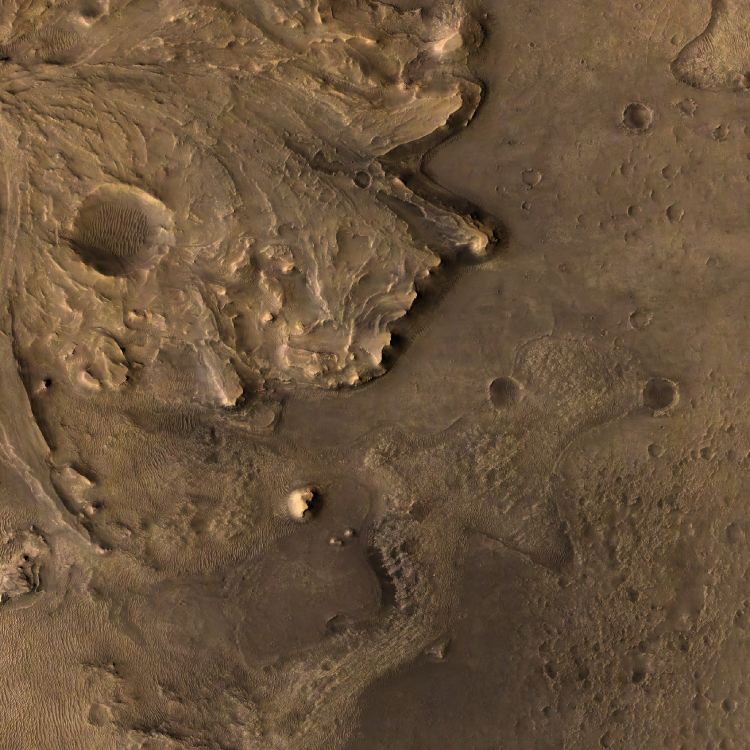
#> input picture dist/assets/color.jpg, 1500 x 1500 px (shown at 1/2 size)
$ python -i run_terrain_model.py   (imports and definitions only)
#> lines starting #> are read from the running program, lines starting #| are printed output that depends on the picture
#> further down, picture is the input picture: PIL image 1500x1500 RGB; mean R, G, B 106.4, 83.4, 59.6
"""Run the trained terrain model (SegFormer-B0 fine-tuned on AI4Mars) over every real panorama.
Writes dist/assets/terrain-ai/pano-N.png (RGBA overlay at 1/4 scale) and dist/assets/terrain-ai/summary.json.
Usage: python3 scripts/run_terrain_model.py [--only 1,5] [--preview DIR]"""
import json,sys,os,argparse,numpy as np
import onnxruntime as ort
from PIL import Image
ROOT=os.path.join(os.path.dirname(__file__),'..','dist','assets')
CLASSES=['soil','bedrock','sand','big_rock'];SIZE=384;SCALE=4
MEAN=np.array([0.485,0.456,0.406],np.float32);STD=np.array([0.229,0.224,0.225],np.float32)
COLORS={'soil':(217,164,65),'bedrock':(110,168,255),'sand':(255,226,122),'big_rock':(255,90,71)}
# [1 line that did not run here, left out]
def softmax(l):e=np.exp(l-l.max(0,keepdims=True));return e/e.sum(0,keepdims=True)
def classify(im):
    W,H=im.size;tile=min(H,W);step=max(1,tile//2);w4,h4=W//SCALE,H//SCALE
#> after `W, H = im.size`: W = 1500; H = 1500
#> after `tile = min(H, W)`: tile = 1500
#> after `step = max(1, tile // 2)`: step = 750
#> after `w4, h4 = (W // SCALE, H // SCALE)`: w4 = 375; h4 = 375
    acc=np.zeros((4,h4,w4),np.float32);cnt=np.zeros((h4,w4),np.float32)
    xs=list(range(0,max(1,W-tile+1),step));
#> xs = [0]
    if xs[-1]+tile<W:xs.append(W-tile)
    for x0 in xs:
        t=im.crop((x0,0,x0+tile,tile)).resize((SIZE,SIZE),Image.BILINEAR)
        x=((np.asarray(t,np.float32)/255-MEAN)/STD).transpose(2,0,1)[None]
        lg=sess.run(None,{'image':x})[0][0]                       # 4x96x96
        p=softmax(lg);tw=tile//SCALE
        big=np.stack([np.asarray(Image.fromarray(c).resize((tw,tw),Image.BILINEAR)) for c in p])
        # weight tile centre more than edges to hide seams
        g=np.hanning(tw+2)[1:-1];wgt=np.outer(g,g).astype(np.float32)+1e-3
        xa=x0//SCALE;acc[:,:tw,xa:xa+tw]+=big*wgt;cnt[:tw,xa:xa+tw]+=wgt
#> this loop made 1 pass
#> pass 1, in classify, `t=im.crop((x0,0,x0+tile,tile)).resize((SIZE,SIZE),Image.BILINEAR)`:
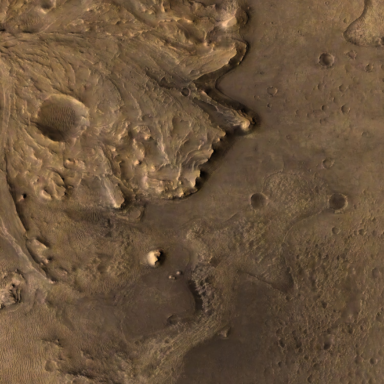
#> t: PIL image 384x384 RGB; mean R, G, B 106.4, 83.4, 59.7
#> after the loop: cnt: shape (375, 375) float32; every value is 0
    return (acc/np.maximum(cnt,1e-6)).argmax(0).astype(np.uint8),acc/np.maximum(cnt,1e-6)
from scipy import ndimage as ndi
def ground_mask(im,w4,h4):
    """True where the pixel is ground the model can judge. The model was trained on ground only (AI4Mars ignores sky, far terrain and the rover),
    so we drop: black no-data from the mosaic, sky above the horizon, and the rover hardware (white/grey/black, i.e. unsaturated pixels)."""
    a=np.asarray(im.resize((w4,h4),Image.BILINEAR),np.float32);mx=a.max(2);mn=a.min(2);sat=(mx-mn)/np.maximum(mx,1)
    black=mx<14
    rover=(sat<0.20)&~black
    rover=ndi.binary_opening(rover,iterations=1);rover=ndi.binary_closing(rover,iterations=4);rover_core=rover;rover=ndi.binary_dilation(rover,iterations=7)|ndi.binary_dilation(black,iterations=2)   # hardware plus a margin: the model labels the rover as rock
    g=ndi.gaussian_filter(a.mean(2),1.2);dy=np.abs(np.diff(g,axis=0,prepend=g[:1]))
    edge=dy>3.0;first=np.where(edge.any(0),edge.argmax(0),0)
    first=ndi.median_filter(first,size=41,mode='nearest')            # one horizon height per column, smoothed
    sky=np.arange(h4)[:,None]<first[None,:]+2
    ok=~(rover|sky);ok=ndi.binary_opening(ok,iterations=2)
    near=ndi.binary_dilation(rover_core,iterations=22)
    return ok,near
def main():
    ap=argparse.ArgumentParser();ap.add_argument('--only');ap.add_argument('--preview');a=ap.parse_args()
    data=json.load(open(os.path.join(ROOT,'data.json')));out={};os.makedirs(os.path.join(ROOT,'terrain-ai'),exist_ok=True)
    only=set(a.only.split(',')) if a.only else None
    for p in data['panoramas']:
        if only and str(p['id']) not in only:continue
        im=Image.open(os.path.join(ROOT,'..',p['image'])).convert('RGB');m,prob=classify(im)
        ok,near=ground_mask(im,m.shape[1],m.shape[0]);ok=ok&~((m==3)&near)   # near the rover, 'big rock' is mostly the rover itself
        cov=float(ok.mean())*100
        share={c:(round(float((m[ok]==i).mean())*100,1) if ok.any() else 0.0) for i,c in enumerate(CLASSES)}
        rgba=np.zeros(m.shape+(4,),np.uint8)
        for i,c in enumerate(CLASSES):rgba[(m==i)&ok]=(*COLORS[c],150)
        Image.fromarray(rgba,'RGBA').save(os.path.join(ROOT,'terrain-ai',f"pano-{p['id']}.png"),optimize=True)
        out[str(p['id'])]={'name':p['name'],'share':share,'analysedPct':round(cov,1)}
        if a.preview:
            os.makedirs(a.preview,exist_ok=True);base=im.resize((m.shape[1],m.shape[0]));ov=Image.fromarray(rgba,'RGBA');base=base.convert('RGBA');base.alpha_composite(ov);
            both=Image.new('RGB',(m.shape[1],m.shape[0]*2));both.paste(im.resize((m.shape[1],m.shape[0])),(0,0));both.paste(base.convert('RGB'),(0,m.shape[0]));both.save(os.path.join(a.preview,f"p{p['id']}.jpg"),quality=85)
        print(p['id'],p['name'],share,'analysed',round(cov),'%',flush=True)
    if not only:json.dump({'model':'SegFormer-B0 (nvidia/mit-b0 encoder) fine-tuned on AI4Mars','classes':CLASSES,'colors':{c:'#%02x%02x%02x'%COLORS[c] for c in CLASSES},'panoramas':out},open(os.path.join(ROOT,'terrain-ai','summary.json'),'w'),indent=1)

# [1 line not run here, left out]

>>> from PIL import Image
>>> picture = Image.open('../dist/assets/color.jpg')
#> (the run stopped early here; a loop or call above may not have finished)

$ run again, on dist/assets/thumbs/pano-1.jpg
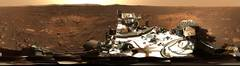
#> input picture dist/assets/thumbs/pano-1.jpg, 240 x 66 px
#> picture is the input picture: PIL image 240x66 RGB; mean R, G, B 109.8, 83.9, 61.5
#> the loop in classify, `for x0 in xs:` made 1 pass
#> pass 1, in classify, `t=im.crop((x0,0,x0+tile,tile)).resize((SIZE,SIZE),Image.BILINEAR)`:
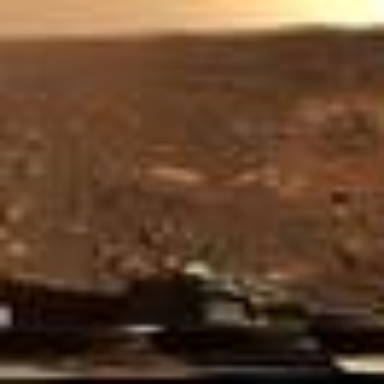
#> t: PIL image 384x384 RGB; mean R, G, B 97.9, 68.1, 44.9
